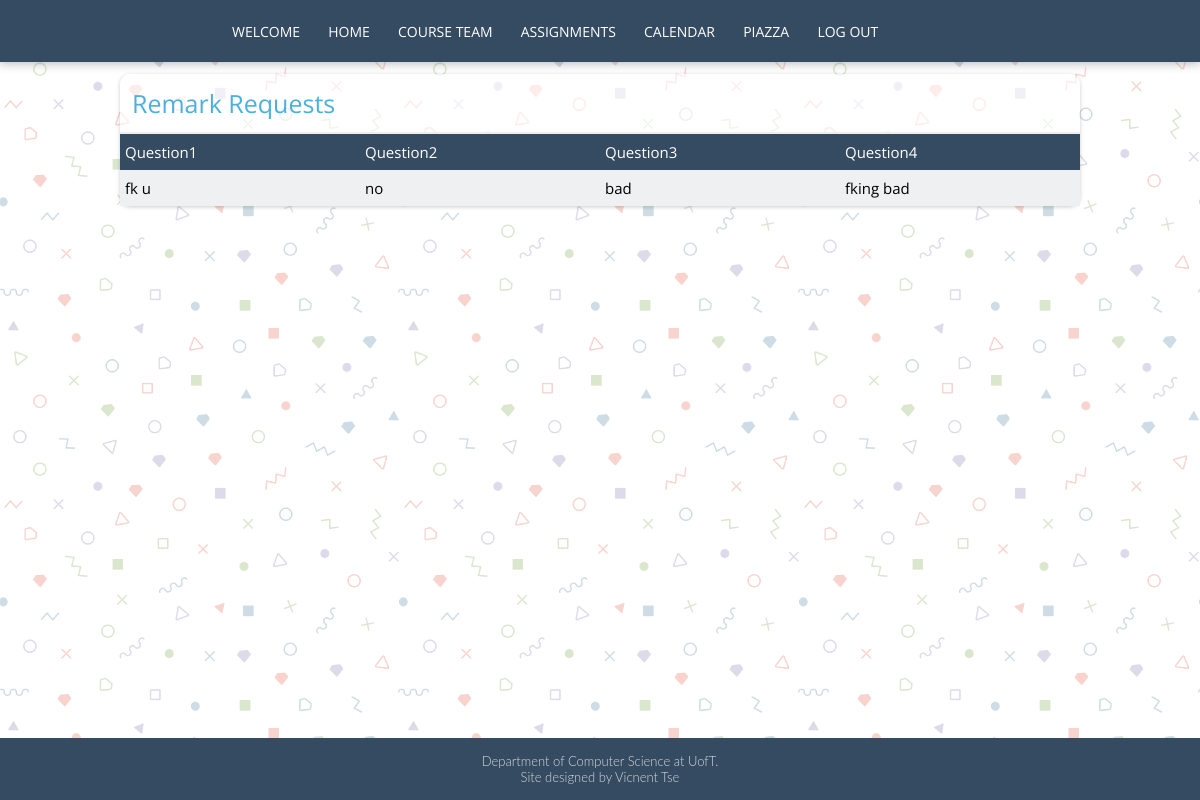
The app's page /feedbacks (signed in) with its own data.
### tables this page shows
CREATE TABLE "Feedback" (
	"instructor"	TEXT,
	"question1"	TEXT,
	"question2"	TEXT,
	"question3"	TEXT,
	"question4"	TEXT
);

### app.py (the view)
@app.route('/feedbacks')
def feedbacks():
    if 'username' not in session:
        return redirect('/login')
    if not session['admin']:
        return redirect('/')
    db = get_db()
    db.row_factory = make_dicts
    feedbacks = query_db('SELECT * FROM Feedback WHERE instructor=?', [session['username']])
    db.close()
    return render_template('feedbacks.html', feedbacks=feedbacks)

### app.py (called while the page is built)
def get_db():
    db = getattr(g, '_database', None)
    if db is None:
        db = g._database = sqlite3.connect(DATABASE)
    return db

def query_db(query, args=(), one=False):
    cur = get_db().execute(query, args)
    rv = cur.fetchall()
    cur.close()
    return (rv[0] if rv else None) if one else rv

def make_dicts(cursor, row):
    return dict((cursor.description[idx][0], value)
                for idx, value in enumerate(row))

@app.teardown_appcontext
def close_connection(exception):
    db = getattr(g, '_database', None)
    if db is not None:
        db.close()

### templates/feedbacks.html (shortened to what this page needs)
{% extends "base.html" %}
{% block content %}
    <section class="section">
      <h2>Remark Requests</h2>
        <div class="info table-info">
          <div class="table ">
            <div class="heading">
              <div class="cell"><p>Question1</p></div>
              <div class="cell"><p>Question2</p></div>
              <div class="cell"><p>Question3</p></div>
              <div class="cell"><p>Question4</p></div>
            </div>
            {% for feedback in feedbacks %}
            <div class="row">
              <div class="cell"><p>{{ feedback.question1 }}</p></div>
              <div class="cell"><p>{{ feedback.question2 }}</p></div>
              <div class="cell"><p>{{ feedback.question3 }}</p></div>
              <div class="cell"><p>{{ feedback.question4 }}</p></div>
            </div>
            {% endfor %}
          </div>
        </div>
    </section>
{% endblock %}

### static/style/style.css (style rules this page uses)
html, body, ul, p { margin: 0; padding: 0; font-family: 'Open Sans', sans-serif; height: 100%; word-wrap: break-word; }
body { background-image: url('../image/background1.png'); background-repeat: repeat; }
.section { box-shadow: 0 1px 4px rgba(0, 0, 0, 0.2); background-color: rgba(255, 255, 255, 0.6); margin: 14px 0; margin-bottom: 0; transition: margin-bottom 0.2 ease-in; border-radius: 10px; }
.section h2 { margin: 0; padding: 12px; border-bottom: 2px solid #EEE; font-weight: 400; font-size: 25px; color: #4bAFE0; }
.section .info { padding: 12px; font-size: 15px; }
.info.table-info { padding: 0; }
.table { display: table; width: 100%; border: 0; }
.table .heading { display: table-row; text-align: left; background-color: #354B61; }
.heading .cell { color: #FFF; }
.row { display: table-row; transition: background-color 0.2s ease-in; }
.row:nth-child(2n) { background: #eff0f1; }
.cell { display: table-cell; padding: 8px 5px; }

### records on screen
Feedback: question1 "fk u", question2 "no", question3 "bad", question4 "fking bad"
